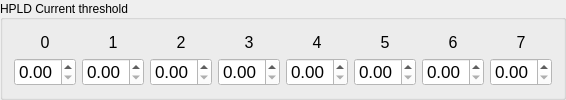
          <widget class="QGroupBox" name="groupBox_17">
           <property name="sizePolicy">
            <sizepolicy hsizetype="Expanding" vsizetype="Fixed">
             <horstretch>0</horstretch>
             <verstretch>0</verstretch>
            </sizepolicy>
           </property>
           <property name="title">
            <string>HPLD Сurrent threshold</string>
           </property>
           <property name="alignment">
            <set>Qt::AlignmentFlag::AlignLeading|Qt::AlignmentFlag::AlignLeft|Qt::AlignmentFlag::AlignVCenter</set>
           </property>
           <property name="flat">
            <bool>false</bool>
           </property>
           <property name="checkable">
            <bool>false</bool>
           </property>
           <layout class="QGridLayout" name="gridLayout_3">
            <property name="topMargin">
             <number>12</number>
            </property>
            <item row="0" column="6">
             <layout class="QVBoxLayout" name="verticalLayout_41">
              <item>
               <widget class="QLabel" name="label_43">
                <property name="minimumSize">
                 <size>
                  <width>0</width>
                  <height>0</height>
                 </size>
                </property>
                <property name="font">
                 <font>
                  <pointsize>12</pointsize>
                 </font>
                </property>
                <property name="text">
                 <string>6</string>
                </property>
                <property name="alignment">
                 <set>Qt::AlignmentFlag::AlignCenter</set>
                </property>
               </widget>
              </item>
              <item>
               <layout class="QHBoxLayout" name="horizontalLayout_29">
                <item>
                 <widget class="QDoubleSpinBox" name="diode_treashold_6">
                  <property name="sizePolicy">
                   <sizepolicy hsizetype="Minimum" vsizetype="Fixed">
                    <horstretch>100</horstretch>
                    <verstretch>0</verstretch>
                   </sizepolicy>
                  </property>
                  <property name="minimumSize">
                   <size>
                    <width>50</width>
                    <height>0</height>
                   </size>
                  </property>
                  <property name="maximumSize">
                   <size>
                    <width>16777215</width>
                    <height>16777215</height>
                   </size>
                  </property>
                  <property name="font">
                   <font>
                    <pointsize>13</pointsize>
                   </font>
                  </property>
                  <property name="focusPolicy">
                   <enum>Qt::FocusPolicy::ClickFocus</enum>
                  </property>
                  <property name="styleSheet">
                   <string notr="true">background: rgb(255,255,255)</string>
                  </property>
                  <property name="suffix">
                   <string/>
                  </property>
                  <property name="decimals">
                   <number>2</number>
                  </property>
                  <property name="minimum">
                   <double>0.000000000000000</double>
                  </property>
                  <property name="maximum">
                   <double>3.000000000000000</double>
                  </property>
                  <property name="singleStep">
                   <double>0.100000000000000</double>
                  </property>
                  <property name="stepType">
                   <enum>QAbstractSpinBox::StepType::DefaultStepType</enum>
                  </property>
                  <property name="value">
                   <double>0.000000000000000</double>
                  </property>
                 </widget>
                </item>
               </layout>
              </item>
             </layout>
            </item>
            <item row="0" column="1">
             <layout class="QVBoxLayout" name="verticalLayout_32">
              <item>
               <widget class="QLabel" name="label_30">
                <property name="minimumSize">
                 <size>
                  <width>0</width>
                  <height>0</height>
                 </size>
                </property>
                <property name="font">
                 <font>
                  <pointsize>12</pointsize>
                 </font>
                </property>
                <property name="text">
                 <string>1</string>
                </property>
                <property name="alignment">
                 <set>Qt::AlignmentFlag::AlignCenter</set>
                </property>
               </widget>
              </item>
              <item>
               <layout class="QHBoxLayout" name="horizontalLayout_22">
                <item>
                 <widget class="QDoubleSpinBox" name="diode_treashold_1">
                  <property name="sizePolicy">
                   <sizepolicy hsizetype="Minimum" vsizetype="Fixed">
                    <horstretch>100</horstretch>
                    <verstretch>0</verstretch>
                   </sizepolicy>
                  </property>
                  <property name="minimumSize">
                   <size>
                    <width>50</width>
                    <height>0</height>
                   </size>
                  </property>
                  <property name="maximumSize">
                   <size>
                    <width>16777215</width>
                    <height>16777215</height>
                   </size>
                  </property>
                  <property name="font">
                   <font>
                    <pointsize>13</pointsize>
                   </font>
                  </property>
                  <property name="focusPolicy">
                   <enum>Qt::FocusPolicy::ClickFocus</enum>
                  </property>
                  <property name="styleSheet">
                   <string notr="true">background: rgb(255,255,255)</string>
                  </property>
                  <property name="suffix">
                   <string/>
                  </property>
                  <property name="decimals">
                   <number>2</number>
                  </property>
                  <property name="minimum">
                   <double>0.000000000000000</double>
                  </property>
                  <property name="maximum">
                   <double>3.000000000000000</double>
                  </property>
                  <property name="singleStep">
                   <double>0.100000000000000</double>
                  </property>
                  <property name="stepType">
                   <enum>QAbstractSpinBox::StepType::DefaultStepType</enum>
                  </property>
                  <property name="value">
                   <double>0.000000000000000</double>
                  </property>
                 </widget>
                </item>
               </layout>
              </item>
             </layout>
            </item>
            <item row="0" column="4">
             <layout class="QVBoxLayout" name="verticalLayout_39">
              <item>
               <widget class="QLabel" name="label_37">
                <property name="minimumSize">
                 <size>
                  <width>0</width>
                  <height>0</height>
                 </size>
                </property>
                <property name="font">
                 <font>
                  <pointsize>12</pointsize>
                 </font>
                </property>
                <property name="text">
                 <string>4</string>
                </property>
                <property name="alignment">
                 <set>Qt::AlignmentFlag::AlignCenter</set>
                </property>
               </widget>
              </item>
              <item>
               <layout class="QHBoxLayout" name="horizontalLayout_27">
                <item>
                 <widget class="QDoubleSpinBox" name="diode_treashold_4">
                  <property name="sizePolicy">
                   <sizepolicy hsizetype="Minimum" vsizetype="Fixed">
                    <horstretch>100</horstretch>
                    <verstretch>0</verstretch>
                   </sizepolicy>
                  </property>
                  <property name="minimumSize">
                   <size>
                    <width>50</width>
                    <height>0</height>
                   </size>
                  </property>
                  <property name="maximumSize">
                   <size>
                    <width>16777215</width>
                    <height>16777215</height>
                   </size>
                  </property>
                  <property name="font">
                   <font>
                    <pointsize>13</pointsize>
                   </font>
                  </property>
                  <property name="focusPolicy">
                   <enum>Qt::FocusPolicy::ClickFocus</enum>
                  </property>
                  <property name="styleSheet">
                   <string notr="true">background: rgb(255,255,255)</string>
                  </property>
                  <property name="suffix">
                   <string/>
                  </property>
                  <property name="decimals">
                   <number>2</number>
                  </property>
                  <property name="minimum">
                   <double>0.000000000000000</double>
                  </property>
                  <property name="maximum">
                   <double>3.000000000000000</double>
                  </property>
                  <property name="singleStep">
                   <double>0.100000000000000</double>
                  </property>
                  <property name="stepType">
                   <enum>QAbstractSpinBox::StepType::DefaultStepType</enum>
                  </property>
                  <property name="value">
                   <double>0.000000000000000</double>
                  </property>
                 </widget>
                </item>
               </layout>
              </item>
             </layout>
            </item>
            <item row="0" column="2">
             <layout class="QVBoxLayout" name="verticalLayout_37">
              <item>
               <widget class="QLabel" name="label_33">
                <property name="minimumSize">
                 <size>
                  <width>0</width>
                  <height>0</height>
                 </size>
                </property>
                <property name="font">
                 <font>
                  <pointsize>12</pointsize>
                 </font>
                </property>
                <property name="text">
                 <string>2</string>
                </property>
                <property name="alignment">
                 <set>Qt::AlignmentFlag::AlignCenter</set>
                </property>
               </widget>
              </item>
              <item>
               <layout class="QHBoxLayout" name="horizontalLayout_25">
                <item>
                 <widget class="QDoubleSpinBox" name="diode_treashold_2">
                  <property name="sizePolicy">
                   <sizepolicy hsizetype="Minimum" vsizetype="Fixed">
                    <horstretch>100</horstretch>
                    <verstretch>0</verstretch>
                   </sizepolicy>
                  </property>
                  <property name="minimumSize">
                   <size>
                    <width>50</width>
                    <height>0</height>
                   </size>
                  </property>
                  <property name="maximumSize">
                   <size>
                    <width>16777215</width>
                    <height>16777215</height>
                   </size>
                  </property>
                  <property name="font">
                   <font>
                    <pointsize>13</pointsize>
                   </font>
                  </property>
                  <property name="focusPolicy">
                   <enum>Qt::FocusPolicy::ClickFocus</enum>
                  </property>
                  <property name="styleSheet">
                   <string notr="true">background: rgb(255,255,255)</string>
                  </property>
                  <property name="suffix">
                   <string/>
                  </property>
                  <property name="decimals">
                   <number>2</number>
                  </property>
                  <property name="minimum">
                   <double>0.000000000000000</double>
                  </property>
                  <property name="maximum">
                   <double>3.000000000000000</double>
                  </property>
                  <property name="singleStep">
                   <double>0.100000000000000</double>
                  </property>
                  <property name="stepType">
                   <enum>QAbstractSpinBox::StepType::DefaultStepType</enum>
                  </property>
                  <property name="value">
                   <double>0.000000000000000</double>
                  </property>
                 </widget>
                </item>
               </layout>
              </item>
             </layout>
            </item>
            <item row="0" column="0">
             <layout class="QVBoxLayout" name="verticalLayout_36">
              <item>
               <widget class="QLabel" name="label_32">
                <property name="minimumSize">
                 <size>
                  <width>0</width>
                  <height>0</height>
                 </size>
                </property>
                <property name="font">
                 <font>
                  <pointsize>12</pointsize>
                 </font>
                </property>
                <property name="text">
                 <string>0</string>
                </property>
                <property name="alignment">
                 <set>Qt::AlignmentFlag::AlignCenter</set>
                </property>
               </widget>
              </item>
              <item>
               <layout class="QHBoxLayout" name="horizontalLayout_24">
                <item>
                 <widget class="QDoubleSpinBox" name="diode_treashold_0">
                  <property name="sizePolicy">
                   <sizepolicy hsizetype="Minimum" vsizetype="Fixed">
                    <horstretch>100</horstretch>
                    <verstretch>0</verstretch>
                   </sizepolicy>
                  </property>
                  <property name="minimumSize">
                   <size>
                    <width>50</width>
                    <height>0</height>
                   </size>
                  </property>
                  <property name="maximumSize">
                   <size>
                    <width>16777215</width>
                    <height>16777215</height>
                   </size>
                  </property>
                  <property name="font">
                   <font>
                    <pointsize>13</pointsize>
                   </font>
                  </property>
                  <property name="focusPolicy">
                   <enum>Qt::FocusPolicy::ClickFocus</enum>
                  </property>
                  <property name="styleSheet">
                   <string notr="true">background: rgb(255,255,255)</string>
                  </property>
                  <property name="suffix">
                   <string/>
                  </property>
                  <property name="decimals">
                   <number>2</number>
                  </property>
                  <property name="minimum">
                   <double>0.000000000000000</double>
                  </property>
                  <property name="maximum">
                   <double>3.000000000000000</double>
                  </property>
                  <property name="singleStep">
                   <double>0.100000000000000</double>
                  </property>
                  <property name="stepType">
                   <enum>QAbstractSpinBox::StepType::DefaultStepType</enum>
                  </property>
                  <property name="value">
                   <double>0.000000000000000</double>
                  </property>
                 </widget>
                </item>
               </layout>
              </item>
             </layout>
            </item>
            <item row="0" column="3">
             <layout class="QVBoxLayout" name="verticalLayout_38">
              <item>
               <widget class="QLabel" name="label_34">
                <property name="minimumSize">
                 <size>
                  <width>0</width>
                  <height>0</height>
                 </size>
                </property>
                <property name="font">
                 <font>
                  <pointsize>12</pointsize>
                 </font>
                </property>
                <property name="text">
                 <string>3</string>
                </property>
                <property name="alignment">
                 <set>Qt::AlignmentFlag::AlignCenter</set>
                </property>
               </widget>
              </item>
              <item>
               <layout class="QHBoxLayout" name="horizontalLayout_26">
                <item>
                 <widget class="QDoubleSpinBox" name="diode_treashold_3">
                  <property name="sizePolicy">
                   <sizepolicy hsizetype="Minimum" vsizetype="Fixed">
                    <horstretch>100</horstretch>
                    <verstretch>0</verstretch>
                   </sizepolicy>
                  </property>
                  <property name="minimumSize">
                   <size>
                    <width>50</width>
                    <height>0</height>
                   </size>
                  </property>
                  <property name="maximumSize">
                   <size>
                    <width>16777215</width>
                    <height>16777215</height>
                   </size>
                  </property>
                  <property name="font">
                   <font>
                    <pointsize>13</pointsize>
                   </font>
                  </property>
                  <property name="focusPolicy">
                   <enum>Qt::FocusPolicy::ClickFocus</enum>
                  </property>
                  <property name="styleSheet">
                   <string notr="true">background: rgb(255,255,255)</string>
                  </property>
                  <property name="suffix">
                   <string/>
                  </property>
                  <property name="decimals">
                   <number>2</number>
                  </property>
                  <property name="minimum">
                   <double>0.000000000000000</double>
                  </property>
                  <property name="maximum">
                   <double>3.000000000000000</double>
                  </property>
                  <property name="singleStep">
                   <double>0.100000000000000</double>
                  </property>
                  <property name="stepType">
                   <enum>QAbstractSpinBox::StepType::DefaultStepType</enum>
                  </property>
                  <property name="value">
                   <double>0.000000000000000</double>
                  </property>
                 </widget>
                </item>
               </layout>
              </item>
             </layout>
            </item>
            <item row="0" column="5">
             <layout class="QVBoxLayout" name="verticalLayout_40">
              <item>
               <widget class="QLabel" name="label_42">
                <property name="minimumSize">
                 <size>
                  <width>0</width>
                  <height>0</height>
                 </size>
                </property>
                <property name="font">
                 <font>
                  <pointsize>12</pointsize>
                 </font>
                </property>
                <property name="text">
                 <string>5</string>
                </property>
                <property name="alignment">
                 <set>Qt::AlignmentFlag::AlignCenter</set>
                </property>
               </widget>
              </item>
              <item>
               <layout class="QHBoxLayout" name="horizontalLayout_28">
                <item>
                 <widget class="QDoubleSpinBox" name="diode_treashold_5">
                  <property name="sizePolicy">
                   <sizepolicy hsizetype="Minimum" vsizetype="Fixed">
                    <horstretch>100</horstretch>
                    <verstretch>0</verstretch>
                   </sizepolicy>
                  </property>
                  <property name="minimumSize">
                   <size>
                    <width>50</width>
                    <height>0</height>
                   </size>
                  </property>
                  <property name="maximumSize">
                   <size>
                    <width>16777215</width>
                    <height>16777215</height>
                   </size>
                  </property>
                  <property name="font">
                   <font>
                    <pointsize>13</pointsize>
                   </font>
                  </property>
                  <property name="focusPolicy">
                   <enum>Qt::FocusPolicy::ClickFocus</enum>
                  </property>
                  <property name="styleSheet">
                   <string notr="true">background: rgb(255,255,255)</string>
                  </property>
                  <property name="suffix">
                   <string/>
                  </property>
                  <property name="decimals">
                   <number>2</number>
                  </property>
                  <property name="minimum">
                   <double>0.000000000000000</double>
                  </property>
                  <property name="maximum">
                   <double>3.000000000000000</double>
                  </property>
                  <property name="singleStep">
                   <double>0.100000000000000</double>
                  </property>
                  <property name="stepType">
                   <enum>QAbstractSpinBox::StepType::DefaultStepType</enum>
                  </property>
                  <property name="value">
                   <double>0.000000000000000</double>
                  </property>
                 </widget>
                </item>
               </layout>
              </item>
             </layout>
            </item>
            <item row="0" column="7">
             <layout class="QVBoxLayout" name="verticalLayout_42">
              <item>
               <widget class="QLabel" name="label_46">
                <property name="minimumSize">
                 <size>
                  <width>0</width>
                  <height>0</height>
                 </size>
                </property>
                <property name="font">
                 <font>
                  <pointsize>12</pointsize>
                 </font>
                </property>
                <property name="text">
                 <string>7</string>
                </property>
                <property name="alignment">
                 <set>Qt::AlignmentFlag::AlignCenter</set>
                </property>
               </widget>
              </item>
              <item>
               <layout class="QHBoxLayout" name="horizontalLayout_30">
                <item>
                 <widget class="QDoubleSpinBox" name="diode_treashold_7">
                  <property name="sizePolicy">
                   <sizepolicy hsizetype="Minimum" vsizetype="Fixed">
                    <horstretch>100</horstretch>
                    <verstretch>0</verstretch>
                   </sizepolicy>
                  </property>
                  <property name="minimumSize">
                   <size>
                    <width>50</width>
                    <height>0</height>
                   </size>
                  </property>
                  <property name="maximumSize">
                   <size>
                    <width>16777215</width>
                    <height>16777215</height>
                   </size>
                  </property>
                  <property name="font">
                   <font>
                    <pointsize>13</pointsize>
                   </font>
                  </property>
                  <property name="focusPolicy">
                   <enum>Qt::FocusPolicy::ClickFocus</enum>
                  </property>
                  <property name="styleSheet">
                   <string notr="true">background: rgb(255,255,255)</string>
                  </property>
                  <property name="suffix">
                   <string/>
                  </property>
                  <property name="decimals">
                   <number>2</number>
                  </property>
                  <property name="minimum">
                   <double>0.000000000000000</double>
                  </property>
                  <property name="maximum">
                   <double>3.000000000000000</double>
                  </property>
                  <property name="singleStep">
                   <double>0.100000000000000</double>
                  </property>
                  <property name="stepType">
                   <enum>QAbstractSpinBox::StepType::DefaultStepType</enum>
                  </property>
                  <property name="value">
                   <double>0.000000000000000</double>
                  </property>
                 </widget>
                </item>
               </layout>
              </item>
             </layout>
            </item>
           </layout>
          </widget>
